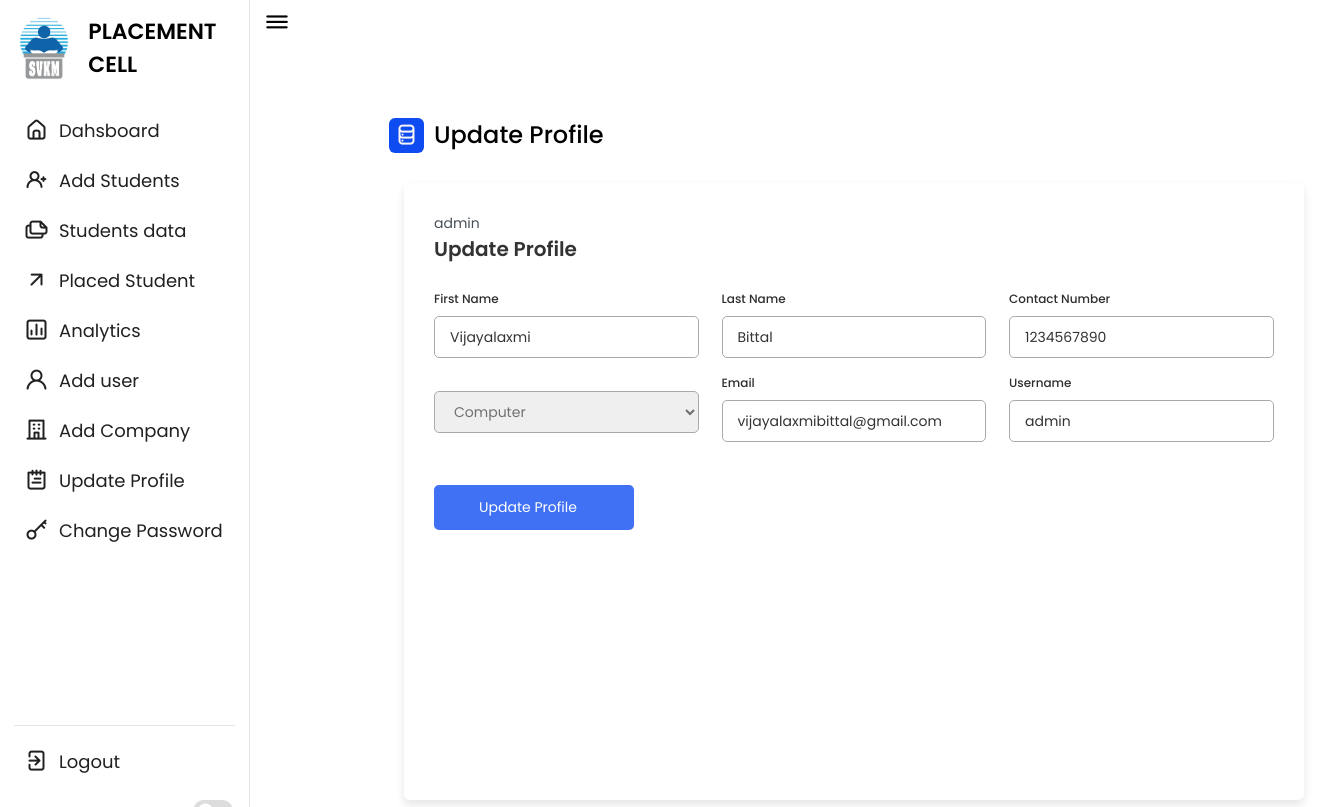
Screenshot of /update_profile_admin_faculty.php (signed in) with the database file from the repository.
### tables this page shows
CREATE TABLE `users_profile` (
  `username` varchar(30) NOT NULL,
  `fname` varchar(20) NOT NULL,
  `lname` varchar(20) NOT NULL,
  `contact` bigint(20) NOT NULL,
  `email` varchar(30) NOT NULL,
  `dept` varchar(20) NOT NULL
);

### update_profile_admin_faculty.php (the view, shortened to what this page needs)
<!DOCTYPE html>
<html lang="en">
<head>
          <link rel="stylesheet" type="text/css" href="css/lib.2.css">
          <link rel="stylesheet" type="text/css" href="css/light.css">
          <link rel="stylesheet" type="text/css" href="css/bootstrap5.css">
          <link rel="stylesheet" href="css/style.css">
     <link rel="stylesheet" href="https://unicons.iconscout.com/release/v4.0.0/css/line.css">
    <link rel="stylesheet" href="css/add_style.css">
     <link rel="stylesheet" href="https://unicons.iconscout.com/release/v4.0.0/css/line.css">
        </head>
        <body data-theme="light" data-layout="fluid">
        <nav>
        <div class="logo-name">
            <div class="logo-image">
                <img src="img/logo.jpg" style="height: 75px; width:75px" alt="">
            </div>
            <span class="logo_name">PLACEMENT CELL</span>
        </div>
        <div class="menu-items">
        <?php
            include 'partials/_dbconnect.php';
            $uname = $_SESSION['username'];
            $sql = "SELECT `role` FROM `users` WHERE username= '$uname' ";
            $result = mysqli_query($conn , $sql);
            $num = mysqli_num_rows($result);
            $admin_or_faculty = $num;
            if($num > 0) {
            $row = mysqli_fetch_assoc($result);
            echo "
            <ul class='nav-links' style='padding-left: 0rem;'>
                <li><a href='admin_dashboard.php'>
                    <i class='uil uil-estate'></i>
                    <span class='link-name'>Dahsboard</span>
                </a></li>
                <li><a href='add_student.php'>
                    <i class='uil-user-plus'></i>
                    <span class='link-name'>Add Students</span>
                </a></li>
                <li><a href='student_data.php'>
                    <i class='uil uil-files-landscapes'></i>
                    <span class='link-name'>Students data</span>
                </a></li>
                <li><a href='placed_Student.php'>
                    <i class='uil-arrow-up-right'></i>
                    <span class='link-name'>Placed Student</span>
                </a></li>
                <li><a href='analytics.php'>
                    <i class='uil uil-chart'></i>
                    <span class='link-name'>Analytics</span>
                </a></li>";
            if($row['role'] == 'admin'){
                echo " <li><a href='all_users.php'>
                <i class='uil-user'></i>
                <span class='link-name'>Add user</span>
            </a></li>
            <li><a href='add_company.php'>
            <i class=' uil-building'></i>
            <span class='link-name'>Add Company</span>
        </a></li>";
            }
            echo "<li><a href='#'>
            <i class='uil-notes'></i>
            <span class='link-name'>Update Profile</span>
        </a></li>";
        }
            echo "
        <li><a href='change_password.php'>
            <i class='uil-key-skeleton'></i>
            <span class='link-name'>Change Password</span>
        </a></li></ul>";
            ?>
            <ul class="logout-mode" style="padding-left: 0rem;">
                <li><a href="/miniproject_final/logout.php">
                    <i class="uil uil-signout"></i>
                    <span class="link-name">Logout</span>
                </a></li>
                <div class="mode-toggle">
                  <span class="switch"></span>
                </div>
            </ul>
        </div>
    </nav>
    <?php
if($admin_or_faculty>0) {
?>
        <div class="dashboard">
        <div class="top" style="background-color: transparent;">
            <i class="uil uil-bars sidebar-toggle"></i>
        </div>
        <div class='dash-content'>
        <div class='overview'>
            <div class='title'>
                <i class=' uil-database-alt'></i>
                <span class='text'>Update Profile</span>
            </div>
            <div class='container'>
        <?php
        echo $uname;
        $sql = "SELECT * FROM `users_profile` WHERE username='$uname'";
        $result = mysqli_query($conn , $sql);
        $row = mysqli_fetch_assoc($result);
        ?>
        <header>Update Profile</header>
        <form action="/miniproject_final/update_profile_admin_faculty.php" method="post">
            <div class="form first">
                <div class="details personal">
                    <div class="fields">
                        <div class="input-field">
                            <label>First Name</label>
                            <input type="text" placeholder="Enter your name" name="fname" value=<?php echo $row['fname']; ?>>
                        </div>
                        <div class="input-field">
                            <label>Last Name</label>
                            <input type="text" placeholder="Enter your name" name="lname" value=<?php echo $row['lname']; ?>>
                        </div>
                        <div class="input-field">
                            <label>Contact Number</label>
                            <input type="number" placeholder="Enter your contact number" name="contact" value=<?php echo $row['contact']; ?> required>
                        </div>
                        <div class="input-field">
                            <select name="dept" value=<?php echo $row['dept']; ?> required>
                                <option value="computer">Computer</option>
                            </select>
                        </div>
                        <div class="input-field">
                            <label>Email</label>
                            <input type="text" placeholder="Enter your email" name="email" value=<?php echo $row['email']; ?>>
                        </div>
                        <div class="input-field">
                            <label>Username</label>
                            <input type="text" placeholder="Enter new username" name="username" value=<?php echo $row['username']; ?>>
                        </div>
                     </div>
                </div>
                  <div class="details ID">
                   <div class="fields">
                    <button class="nextBtn" type="submit">
                        <span class="btnText">Update Profile</span>
                    </button>
                </div>
            </div>
        </form>
    </div>
</div>
<?php  }  ?>
</body>
</html>

### css/lib.2.css (style rules this page uses)
html, body { height: 100%; }

### css/style.css (style rules this page uses)
* { margin: 0; padding: 0; box-sizing: border-box; font-family: 'Poppins', sans-serif; }
:root { --primary-color: #0E4BF1; --panel-color: #FFF; --text-color: #000; --black-light-color: #202020; --border-color: #e6e5e5; --toggle-color: #DDD; --box1-color: #4DA3FF; --box2-color: #FFE6AC; --box3-color: #E7D1FC; --title-icon-color: rgb(248, 244, 244); --tran-05: all 0.5s ease; --tran-03: all 0.3s ease; --tran-03: all 0.2s ease; }
body { min-height: 100vh; background-color: var(--primary-color); }
nav { position: fixed; top: 0; left: 0; height: 100%; width: 250px; padding: 10px 14px; background-color: var(--panel-color); border-right: 1px solid var(--border-color); transition: var(--tran-05); }
nav .logo-name { display: flex; align-items: center; }
nav .logo-image { display: flex; justify-content: center; min-width: 45px; }
nav .logo-image img { width: 40px; object-fit: cover; border-radius: 50%; background-color: #000; }
nav .logo-name .logo_name { font-size: 22px; font-weight: 600; color: var(--text-color); margin-left: 14px; transition: var(--tran-05); }
nav .menu-items { margin-top: 20px; height: calc(100% - 90px); display: flex; flex-direction: column; justify-content: space-between; }
.menu-items li { list-style: none; }
.menu-items li a { display: flex; align-items: center; height: 50px; text-decoration: none; position: relative; }
.menu-items li a i { font-size: 24px; min-width: 45px; height: 100%; display: flex; align-items: center; justify-content: center; color: var(--black-light-color); }
.menu-items li a .link-name { font-size: 18px; font-weight: 400; color: var(--black-light-color); transition: var(--tran-05); }
.menu-items .logout-mode { padding-top: 10px; border-top: 1px solid var(--border-color); }
.menu-items .mode-toggle { position: absolute; right: 14px; height: 50px; min-width: 45px; display: flex; align-items: center; justify-content: center; cursor: pointer; }
.mode-toggle .switch { position: relative; display: inline-block; height: 22px; width: 40px; border-radius: 25px; background-color: var(--toggle-color); }
.switch:before { content: ""; position: absolute; left: 5px; top: 50%; transform: translateY(-50%); height: 15px; width: 15px; background-color: var(--panel-color); border-radius: 50%; transition: var(--tran-03); }
.dashboard { position: relative; left: 250px; background-color: var(--panel-color); min-height: 100vh; width: calc(100% - 250px); padding: 10px 14px; transition: var(--tran-05); }
.dashboard .top { position: fixed; top: 0; left: 250px; display: flex; width: calc(100% - 250px); justify-content: space-between; align-items: center; padding: 10px 14px; background-color: var(--panel-color); transition: var(--tran-05); z-index: 10; }
.dashboard .top .sidebar-toggle { font-size: 26px; color: var(--text-color); cursor: pointer; }
.dashboard .dash-content { padding-top: 50px; }
.dash-content .title { display: flex; align-items: center; margin: 60px 0 30px 0; }
.dash-content .title i { position: relative; height: 35px; width: 35px; background-color: var(--primary-color); border-radius: 6px; color: var(--title-icon-color); display: flex; align-items: center; justify-content: center; font-size: 24px; }
.dash-content .title .text { font-size: 24px; font-weight: 500; color: var(--text-color); margin-left: 10px; }

### rows the page displays
users_profile: fname "Vijayalaxmi", lname "Bittal", contact "1234567890", dept "Computer", email "vijayalaxmibittal@gmail.com", username "admin"

### other values shown
$uname "admin"
